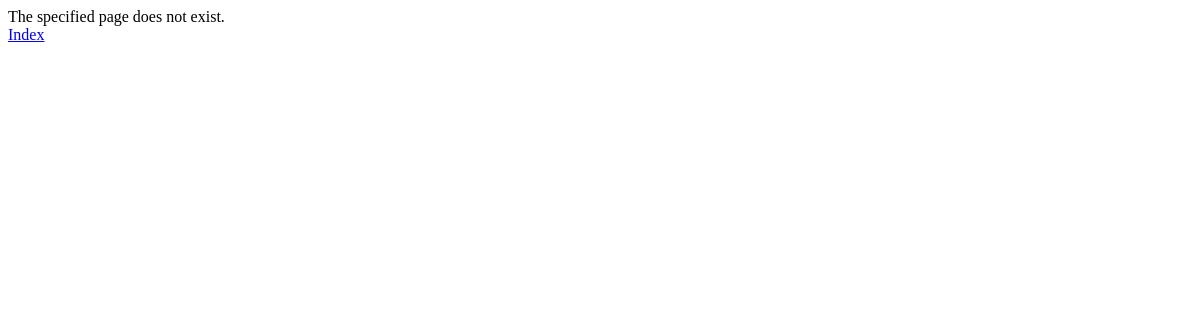
/rango/page/how-to-think-like-a-computer-scientist/, run on an earlier commit of the app's database.
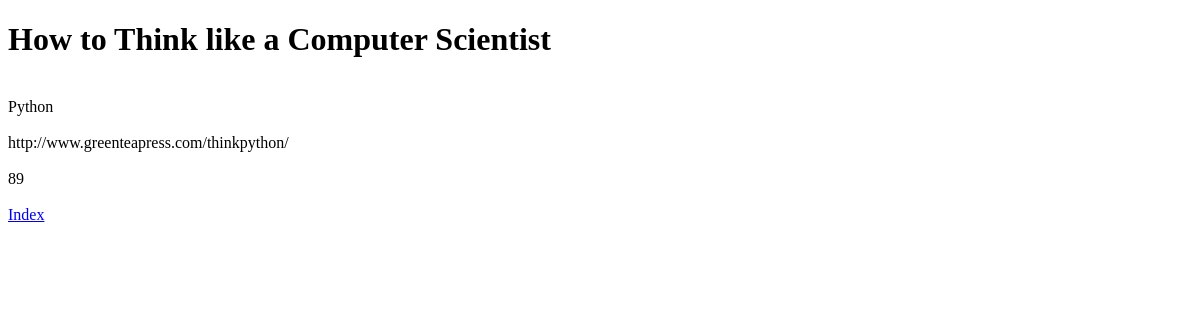
And on a later commit of the database.
### rango/models.py (models this page shows, shortened)
class Page(models.Model):
    category = models.ForeignKey(Category, on_delete = models.CASCADE)
    title = models.CharField(max_length=128)
    url = models.URLField()
    views = models.IntegerField(default=0)
    slug = models.SlugField(unique=True)

class Category(models.Model):
    name = models.CharField(max_length=128, unique=True)
    views = models.IntegerField(default=0)
    likes = models.IntegerField(default=0)
    slug = models.SlugField(unique=True)
    class Meta:
        verbose_name_plural = 'Categories'
    def __str__(self):
        return self.name

### rango/views.py (the view)
def show_page(request, page_name_slug):
    context_dict ={}
    try:
        page = Page.objects.get(slug=page_name_slug)
        context_dict['page'] = page
    except Page.DoesNotExist:
        context_dict['page'] = None
    return render(request, 'rango/page.html', context=context_dict)

### templates/rango/page.html (shortened to what this page needs)
<!DOCTYPE html>
<html>
    <head>
    </head>
    <body>
        <div>
            {% if page %}
                <h1>{{ page.title }}</h1> <br />
                <div>{{page.category}}</div><br />
                <div>{{page.url}} </div><br />
                <div></div>{{page.views}} </div><br />
            {% else %}
                The specified page does not exist.
            {% endif %}
        </div>
        <a href="/rango/">Index</a>
    </body>
</html>

What changed in the data, as far as the page shows it:
now on this page (row edited): Page: title "How to Think like a Computer Scientist", category "Python", url "http://www.greenteapress.com/thinkpython/", views "89"
Also different on the page:
text no longer shown: "The specified page does not exist."
